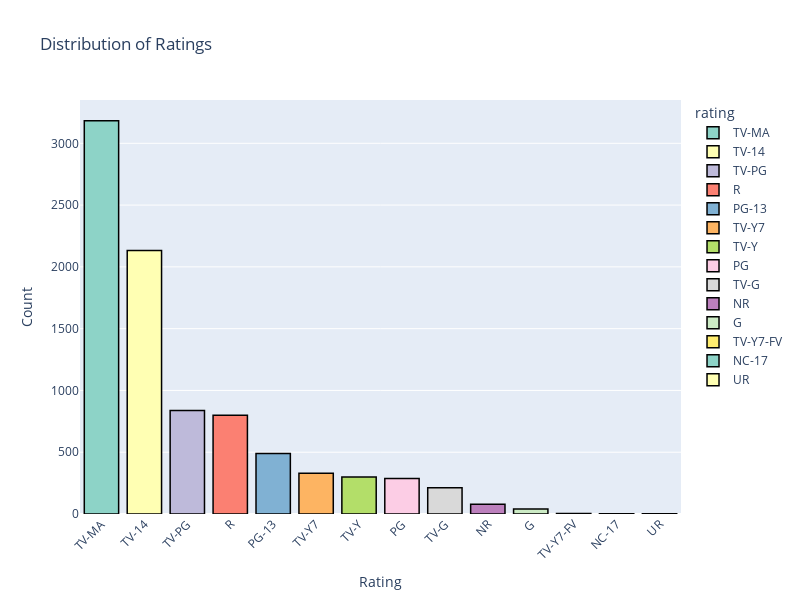

This figure's notebook cell:
### Code cell
rating_order = df['rating'].value_counts().index
rating_fig = px.histogram(df, x='rating', category_orders={'rating': rating_order}, color='rating', 
                   title='Distribution of Ratings', color_discrete_sequence=px.colors.qualitative.Set3)
rating_fig.update_layout(
    xaxis_title='Rating',
    yaxis_title='Count',
    bargap=0.2,   
    width=800,   
    height=600,   
    xaxis_tickangle=-45   
)
rating_fig.update_traces(marker_line_width=1.5, marker_line_color='black')
rating_fig.show()

### Figure 1 — Plotly figure (JSON) as saved in the notebook; plotly's stock layout.template omitted (floating-point values rounded to 4 significant figures; data arrays with more than 128 entries replaced by an {"elided": "..."} marker saying what was removed)
{"data": [{"alignmentgroup": "True", "bingroup": "x", "hovertemplate": "rating=%{x}<br>count=%{y}<extra></extra>", "legendgroup": "TV-MA", "marker": {"color": "rgb(141,211,199)", "line": {"color": "black", "width": 1.5}, "pattern": {"shape": ""}}, "name": "TV-MA", "offsetgroup": "TV-MA", "orientation": "v", "showlegend": true, "type": "histogram", "x": {"elided": "3183 str values"}, "xaxis": "x", "yaxis": "y"}, {"alignmentgroup": "True", "bingroup": "x", "hovertemplate": "rating=%{x}<br>count=%{y}<extra></extra>", "legendgroup": "TV-14", "marker": {"color": "rgb(255,255,179)", "line": {"color": "black", "width": 1.5}, "pattern": {"shape": ""}}, "name": "TV-14", "offsetgroup": "TV-14", "orientation": "v", "showlegend": true, "type": "histogram", "x": {"elided": "2133 str values"}, "xaxis": "x", "yaxis": "y"}, {"alignmentgroup": "True", "bingroup": "x", "hovertemplate": "rating=%{x}<br>count=%{y}<extra></extra>", "legendgroup": "TV-PG", "marker": {"color": "rgb(190,186,218)", "line": {"color": "black", "width": 1.5}, "pattern": {"shape": ""}}, "name": "TV-PG", "offsetgroup": "TV-PG", "orientation": "v", "showlegend": true, "type": "histogram", "x": {"elided": "838 str values"}, "xaxis": "x", "yaxis": "y"}, {"alignmentgroup": "True", "bingroup": "x", "hovertemplate": "rating=%{x}<br>count=%{y}<extra></extra>", "legendgroup": "R", "marker": {"color": "rgb(251,128,114)", "line": {"color": "black", "width": 1.5}, "pattern": {"shape": ""}}, "name": "R", "offsetgroup": "R", "orientation": "v", "showlegend": true, "type": "histogram", "x": {"elided": "799 str values"}, "xaxis": "x", "yaxis": "y"}, {"alignmentgroup": "True", "bingroup": "x", "hovertemplate": "rating=%{x}<br>count=%{y}<extra></extra>", "legendgroup": "PG-13", "marker": {"color": "rgb(128,177,211)", "line": {"color": "black", "width": 1.5}, "pattern": {"shape": ""}}, "name": "PG-13", "offsetgroup": "PG-13", "orientation": "v", "showlegend": true, "type": "histogram", "x": {"elided": "490 str values"}, "xaxis": "x", "yaxis": "y"}, {"alignmentgroup": "True", "bingroup": "x", "hovertemplate": "rating=%{x}<br>count=%{y}<extra></extra>", "legendgroup": "TV-Y7", "marker": {"color": "rgb(253,180,98)", "line": {"color": "black", "width": 1.5}, "pattern": {"shape": ""}}, "name": "TV-Y7", "offsetgroup": "TV-Y7", "orientation": "v", "showlegend": true, "type": "histogram", "x": {"elided": "330 str values"}, "xaxis": "x", "yaxis": "y"}, {"alignmentgroup": "True", "bingroup": "x", "hovertemplate": "rating=%{x}<br>count=%{y}<extra></extra>", "legendgroup": "TV-Y", "marker": {"color": "rgb(179,222,105)", "line": {"color": "black", "width": 1.5}, "pattern": {"shape": ""}}, "name": "TV-Y", "offsetgroup": "TV-Y", "orientation": "v", "showlegend": true, "type": "histogram", "x": {"elided": "300 str values"}, "xaxis": "x", "yaxis": "y"}, {"alignmentgroup": "True", "bingroup": "x", "hovertemplate": "rating=%{x}<br>count=%{y}<extra></extra>", "legendgroup": "PG", "marker": {"color": "rgb(252,205,229)", "line": {"color": "black", "width": 1.5}, "pattern": {"shape": ""}}, "name": "PG", "offsetgroup": "PG", "orientation": "v", "showlegend": true, "type": "histogram", "x": {"elided": "287 str values"}, "xaxis": "x", "yaxis": "y"}, {"alignmentgroup": "True", "bingroup": "x", "hovertemplate": "rating=%{x}<br>count=%{y}<extra></extra>", "legendgroup": "TV-G", "marker": {"color": "rgb(217,217,217)", "line": {"color": "black", "width": 1.5}, "pattern": {"shape": ""}}, "name": "TV-G", "offsetgroup": "TV-G", "orientation": "v", "showlegend": true, "type": "histogram", "x": {"elided": "212 str values"}, "xaxis": "x", "yaxis": "y"}, {"alignmentgroup": "True", "bingroup": "x", "hovertemplate": "rating=%{x}<br>count=%{y}<extra></extra>", "legendgroup": "NR", "marker": {"color": "rgb(188,128,189)", "line": {"color": "black", "width": 1.5}, "pattern": {"shape": ""}}, "name": "NR", "offsetgroup": "NR", "orientation": "v", "showlegend": true, "type": "histogram", "x": ["NR", "NR", "NR", "NR", "NR", "NR", "NR", "NR", "NR", "NR", "NR", "NR", "NR", "NR", "NR", "NR", "NR", "NR", "NR", "NR", "NR", "NR", "NR", "NR", "NR", "NR", "NR", "NR", "NR", "NR", "NR", "NR", "NR", "NR", "NR", "NR", "NR", "NR", "NR", "NR", "NR", "NR", "NR", "NR", "NR", "NR", "NR", "NR", "NR", "NR", "NR", "NR", "NR", "NR", "NR", "NR", "NR", "NR", "NR", "NR", "NR", "NR", "NR", "NR", "NR", "NR", "NR", "NR", "NR", "NR", "NR", "NR", "NR", "NR", "NR", "NR", "NR", "NR"], "xaxis": "x", "yaxis": "y"}, {"alignmentgroup": "True", "bingroup": "x", "hovertemplate": "rating=%{x}<br>count=%{y}<extra></extra>", "legendgroup": "G", "marker": {"color": "rgb(204,235,197)", "line": {"color": "black", "width": 1.5}, "pattern": {"shape": ""}}, "name": "G", "offsetgroup": "G", "orientation": "v", "showlegend": true, "type": "histogram", "x": ["G", "G", "G", "G", "G", "G", "G", "G", "G", "G", "G", "G", "G", "G", "G", "G", "G", "G", "G", "G", "G", "G", "G", "G", "G", "G", "G", "G", "G", "G", "G", "G", "G", "G", "G", "G", "G", "G", "G", "G", "G"], "xaxis": "x", "yaxis": "y"}, {"alignmentgroup": "True", "bingroup": "x", "hovertemplate": "rating=%{x}<br>count=%{y}<extra></extra>", "legendgroup": "TV-Y7-FV", "marker": {"color": "rgb(255,237,111)", "line": {"color": "black", "width": 1.5}, "pattern": {"shape": ""}}, "name": "TV-Y7-FV", "offsetgroup": "TV-Y7-FV", "orientation": "v", "showlegend": true, "type": "histogram", "x": ["TV-Y7-FV", "TV-Y7-FV", "TV-Y7-FV", "TV-Y7-FV", "TV-Y7-FV"], "xaxis": "x", "yaxis": "y"}, {"alignmentgroup": "True", "bingroup": "x", "hovertemplate": "rating=%{x}<br>count=%{y}<extra></extra>", "legendgroup": "NC-17", "marker": {"color": "rgb(141,211,199)", "line": {"color": "black", "width": 1.5}, "pattern": {"shape": ""}}, "name": "NC-17", "offsetgroup": "NC-17", "orientation": "v", "showlegend": true, "type": "histogram", "x": ["NC-17", "NC-17", "NC-17"], "xaxis": "x", "yaxis": "y"}, {"alignmentgroup": "True", "bingroup": "x", "hovertemplate": "rating=%{x}<br>count=%{y}<extra></extra>", "legendgroup": "UR", "marker": {"color": "rgb(255,255,179)", "line": {"color": "black", "width": 1.5}, "pattern": {"shape": ""}}, "name": "UR", "offsetgroup": "UR", "orientation": "v", "showlegend": true, "type": "histogram", "x": ["UR", "UR", "UR"], "xaxis": "x", "yaxis": "y"}], "layout": {"bargap": 0.2, "barmode": "relative", "height": 600, "legend": {"title": {"text": "rating"}, "tracegroupgap": 0}, "title": {"text": "Distribution of Ratings"}, "width": 800, "xaxis": {"anchor": "y", "categoryarray": ["TV-MA", "TV-14", "TV-PG", "R", "PG-13", "TV-Y7", "TV-Y", "PG", "TV-G", "NR", "G", "TV-Y7-FV", "NC-17", "UR"], "categoryorder": "array", "domain": [0, 1], "tickangle": -45, "title": {"text": "Rating"}}, "yaxis": {"anchor": "x", "domain": [0, 1], "title": {"text": "Count"}}}}
